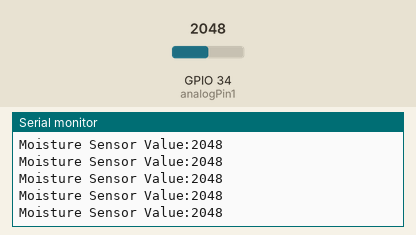
A sketch run on a simulated ESP32. Shown: the last lines printed to the serial monitor. The inputs (shaded band) are chosen by the test bench; at power-on: GPIO 34 (analogPin1) = 2048.

Above: at 1.2 s.
1.3 s: GPIO 34 (analogPin1) set to 2866
At 1.31 s:
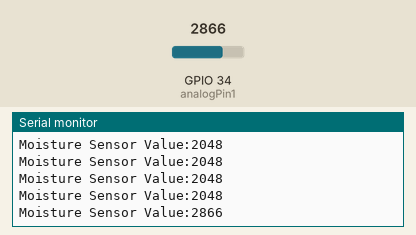
2.8 s: GPIO 34 (analogPin1) set to 3603
At 2.81 s:
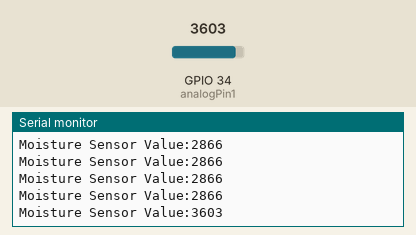
Timing chart, 0 to 5.8 s (numbered marks = the images above; inputs shaded):
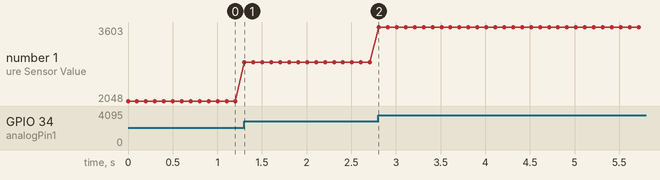

The sketch:

lab_03_Soil.ino
```cpp
int analogPin1 = 34; //ประกาศตัวแปร ให้ analogPin แทนขา analog ขาที่5
int val = 0;
void setup() {
Serial.begin(9600);
pinMode(analogPin1, INPUT);
}

void loop() {
Serial.print("Moisture Sensor Value:");

Serial.println(analogRead(analogPin1));

delay(100);
}
```

Measured:
- after the input at 1.3 s, the serial monitor: prints a new line at once (image 1)
- after the input at 2.8 s, the serial monitor: prints a new line at once (image 2)
- plotted number 1: 2048 → 2866 after the input at 1.3 s, 2866 → 3603 after the input at 2.8 s
